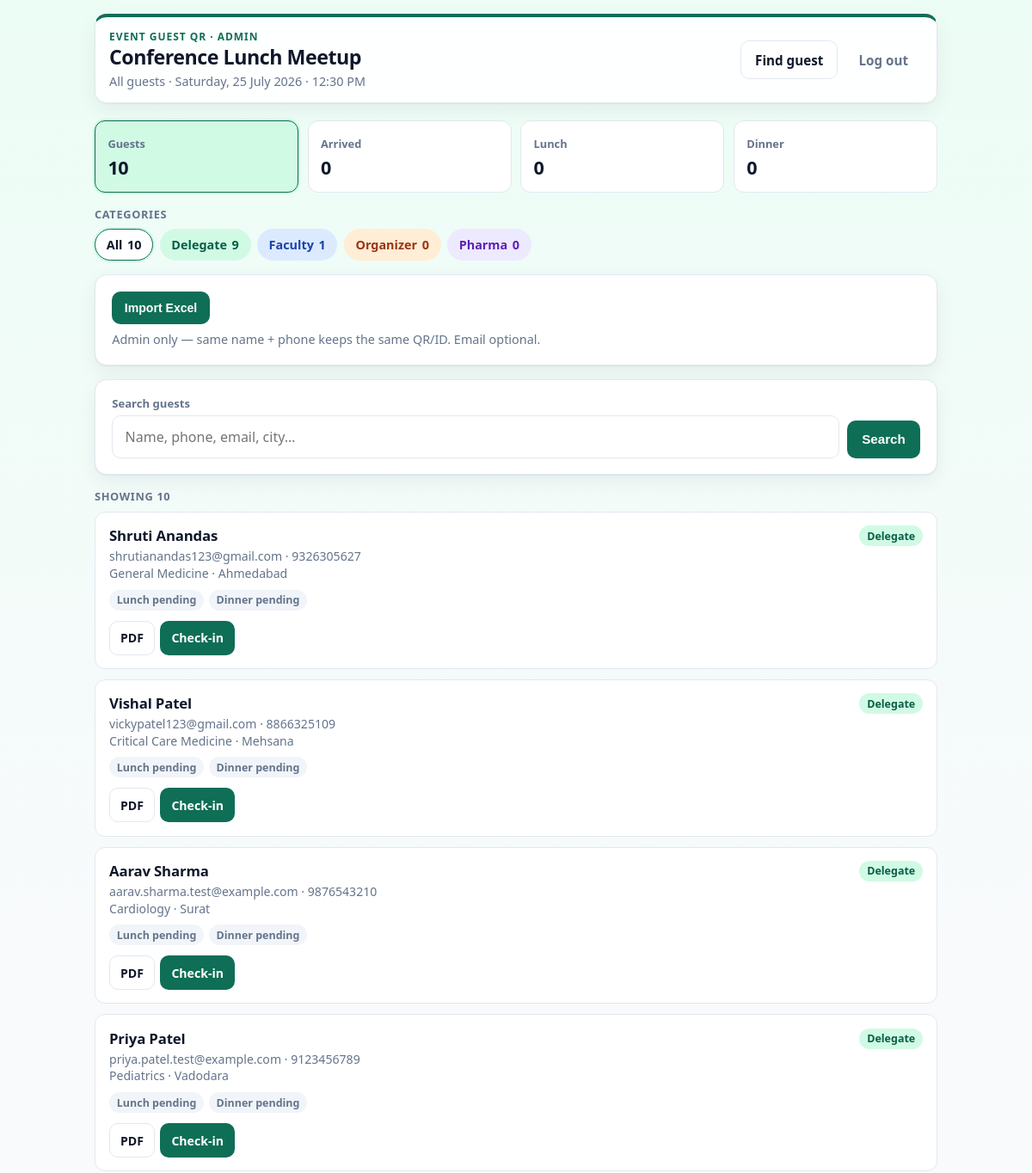
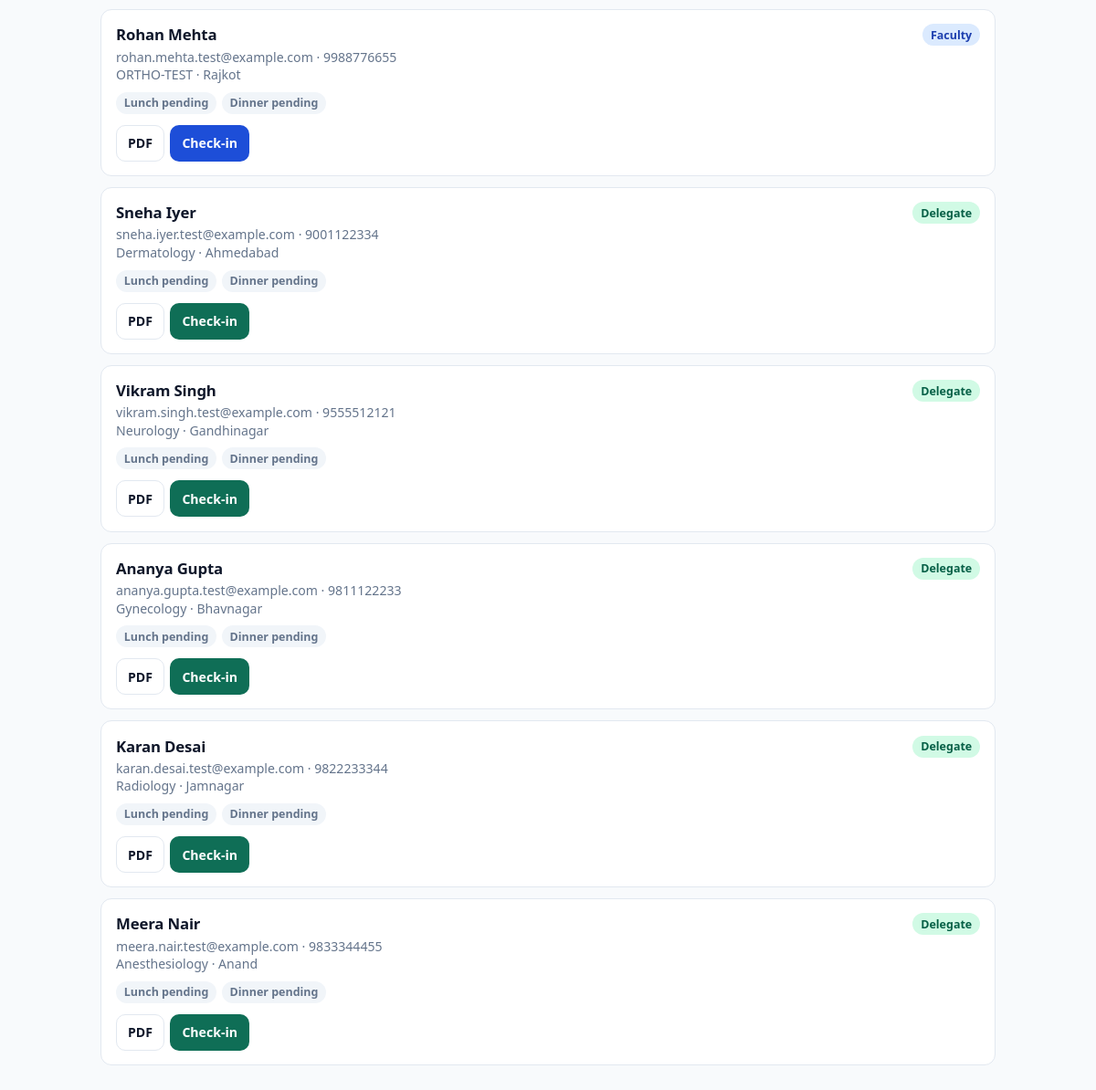
The page / (signed in) on the database its author committed (2 pictures, top to bottom).
### tables this page shows
CREATE TABLE guests (
            id INTEGER PRIMARY KEY AUTOINCREMENT,
            name TEXT NOT NULL,
            email TEXT NOT NULL,
            phone TEXT NOT NULL,
            meal TEXT NOT NULL,
            table_no TEXT NOT NULL,
            token TEXT NOT NULL UNIQUE,
            arrived INTEGER NOT NULL DEFAULT 0,
            arrived_at TEXT,
            lunch_claimed INTEGER NOT NULL DEFAULT 0,
            claimed_at TEXT,
            pdf_sent INTEGER NOT NULL DEFAULT 0,
            pdf_sent_at TEXT
        , dinner_claimed INTEGER NOT NULL DEFAULT 0, dinner_claimed_at TEXT, email_acked INTEGER NOT NULL DEFAULT 0, email_acked_at TEXT, specialty TEXT DEFAULT '', city TEXT DEFAULT '', designation TEXT DEFAULT '');

### app.py (the view, shortened to what this page needs)
@app.route("/")
@login_required
def home():
    q = (request.args.get("q") or "").strip()
    raw_cat = (request.args.get("category") or "").strip()
    category = (
        normalize_category(raw_cat)
        if raw_cat and raw_cat.lower() != "all"
        else ""
    )
    status = (request.args.get("status") or "").strip().lower()
    if status not in {"", "all", "arrived", "lunch", "dinner"}:
        status = ""
    if status == "all":
        status = ""
    conn = get_db()
    all_guests = conn.execute("SELECT * FROM guests ORDER BY id").fetchall()
    category_counts = {
        cat: sum(1 for g in all_guests if normalize_category(g["designation"]) == cat)
        for cat in CATEGORIES
    }
    scoped = list(all_guests)
    if category:
        scoped = [
            g for g in scoped if normalize_category(g["designation"]) == category
        ]
    arrived = sum(1 for g in scoped if g["arrived"])
    lunch_claimed = sum(1 for g in scoped if g["lunch_claimed"])
    dinner_claimed = sum(1 for g in scoped if g["dinner_claimed"])
    guests = scoped
    if status == "arrived":
        guests = [g for g in guests if g["arrived"]]
    elif status == "lunch":
        guests = [g for g in guests if g["lunch_claimed"]]
    elif status == "dinner":
        guests = [g for g in guests if g["dinner_claimed"]]
    conn.close()
    return render_template(
        "home.html",
        guests=guests,
        arrived=arrived,
        lunch_claimed=lunch_claimed,
        dinner_claimed=dinner_claimed,
        total=len(all_guests),
        scoped_total=len(scoped),
        shown=len(guests),
        q=q,
        category=category,
        status=status,
        category_counts=category_counts,
    )

### app.py (called while the page is built, shortened)
def normalize_category(value: str | None) -> str:
    raw = (value or "").strip()
    if not raw:
        return "Delegate"
    mapped = CATEGORY_ALIASES.get(raw.lower())
    if mapped:
        return mapped
    for cat in CATEGORIES:
        if raw.lower() == cat.lower():
            return cat
    return "Delegate"

def get_db() -> sqlite3.Connection:
    conn = sqlite3.connect(DB_PATH)
    conn.row_factory = sqlite3.Row
    return conn

def login_required(view):
    @wraps(view)
    def wrapped(*args, **kwargs):
        if not session.get("user"):
            return redirect(url_for("login", next=request.path))
        return view(*args, **kwargs)
    return wrapped

def load_email_config() -> dict | None:
    resend_key = os.environ.get("RESEND_API_KEY", "").strip()
    env_user = os.environ.get("SMTP_USER", "").strip()
    env_pass = os.environ.get("SMTP_PASSWORD", "").strip().replace(" ", "")
    return None

def email_is_configured() -> bool:
    try:
        return load_email_config() is not None
    except Exception:  # noqa: BLE001
        return False

@app.context_processor
def inject_event():
    role = session.get("role")
    return {
        "event_name": EVENT_NAME,
        "event_date": EVENT_DATE,
        "event_venue": EVENT_VENUE,
        "email_ready": email_is_configured(),
        "staff_logged_in": bool(session.get("user")),
        "is_admin": role == "admin",
        "user_role": role,
        "categories": CATEGORIES,
        "category_colors": CATEGORY_COLORS,
        "normalize_category": normalize_category,
        "category_style": category_style,
    }

### templates/home.html (shortened to what this page needs)
{% extends "base.html" %}
{% block body_class %}{% if category %}theme-{{ category|lower }}{% else %}theme-all{% endif %}{% endblock %}
{% block content %}
  <header class="app-header {% if category %}header-{{ category|lower }}{% else %}header-all{% endif %}">
    <div>
      <p class="brand">Event Guest QR · {{ user_role|default('staff')|capitalize }}</p>
      <h1>{{ event_name }}</h1>
      <p class="sub">
        {% if category %}{{ category }} list{% else %}All guests{% endif %}
        · {{ event_date }}
      </p>
    </div>
    <nav class="app-nav">
      <a class="btn secondary" href="{{ url_for('scan') }}">Find guest</a>
      <a class="btn ghost" href="{{ url_for('logout') }}">Log out</a>
    </nav>
  </header>
  <div class="stats stats-4">
    <a class="stat {% if not status %}active{% endif %}"
       href="{{ url_for('home', category=category or None, q=q or None) }}">
      <span>Guests</span><strong>{{ scoped_total }}</strong>
    </a>
    <a class="stat {% if status == 'arrived' %}active{% endif %}"
       href="{{ url_for('home', category=category or None, status='arrived', q=q or None) }}">
      <span>Arrived</span><strong>{{ arrived }}</strong>
    </a>
    <a class="stat {% if status == 'lunch' %}active{% endif %}"
       href="{{ url_for('home', category=category or None, status='lunch', q=q or None) }}">
      <span>Lunch</span><strong>{{ lunch_claimed }}</strong>
    </a>
    <a class="stat {% if status == 'dinner' %}active{% endif %}"
       href="{{ url_for('home', category=category or None, status='dinner', q=q or None) }}">
      <span>Dinner</span><strong>{{ dinner_claimed }}</strong>
    </a>
  </div>
  <p class="section-label">Categories</p>
  <div class="category-bar">
    <a class="cat-chip {% if not category %}active{% endif %}"
       href="{{ url_for('home', status=status or None, q=q or None) }}">
      All <strong>{{ total }}</strong>
    </a>
    {% for cat in categories %}
      <a class="cat-chip {{ category_colors[cat].css }} {% if category == cat %}active{% endif %}"
         href="{{ url_for('home', category=cat, status=status or None, q=q or None) }}">
        {{ cat }} <strong>{{ category_counts.get(cat, 0) }}</strong>
      </a>
    {% endfor %}
  </div>
  {% if is_admin and not category %}
    <div class="panel tools-compact">
      <form method="post" action="{{ url_for('upload_excel') }}" id="excel-upload-form" enctype="multipart/form-data">
        <button type="button" class="btn btn-sm" id="excel-import-btn">Import Excel</button>
      </form>
      <p class="help" style="margin-top: 0.45rem;">Admin only — same name + phone keeps the same QR/ID. Email optional.</p>
    </div>
  {% endif %}
  <div class="panel">
    <form method="get" action="{{ url_for('home') }}" class="search-bar">
      <label class="field">
        <span class="field-label">Search guests</span>
        <input type="search" name="q" value="{{ q or '' }}" placeholder="Name, phone, email, city…" autocomplete="off" />
      </label>
      <button class="btn" type="submit">Search</button>
    </form>
  </div>
  <p class="section-label">
    Showing {{ shown }}
  </p>
  <div class="guest-list">
    {% for g in guests %}
      {% set cat = normalize_category(g.designation) %}
      <article class="guest-card">
        <div class="guest-card-top">
          <div>
            <h3>{{ g.name }}</h3>
            <div class="guest-meta">
              {{ g.email }}{% if g.phone %} · {{ g.phone }}{% endif %}<br />
              {{ g.specialty or '—' }} · {{ g.city or '—' }}
            </div>
          </div>
          <span class="badge {{ category_colors[cat].css }}">{{ cat }}</span>
        </div>
        <div class="guest-status">
          {% if g.lunch_claimed %}<span class="badge claimed">Lunch done</span>{% else %}<span class="badge">Lunch pending</span>{% endif %}
          {% if g.dinner_claimed %}<span class="badge claimed">Dinner done</span>{% else %}<span class="badge">Dinner pending</span>{% endif %}
        </div>
        <div class="row-actions">
          <a class="btn secondary" href="{{ url_for('pdf_ticket', token=g.token) }}">PDF</a>
          <a class="btn checkin-btn {{ category_colors[cat].css }}" href="{{ url_for('checkin', token=g.token) }}">Check-in</a>
        </div>
      </article>
    {% else %}
      <div class="panel empty-state">No guests match this filter.</div>
    {% endfor %}
  </div>
{% endblock %}

### templates/base.html (shortened to what this page needs)
<!DOCTYPE html>
<html lang="en">
<head>
  <link rel="stylesheet" href="{{ url_for('static', filename='style.css') }}" />
</head>
<body class="{% block body_class %}{% endblock %}">
  <div class="wrap">
    {% block content %}{% endblock %}
  </div>
</body>
</html>

### rows shown on the page
guests: name "Shruti Anandas", email "shrutianandas123@gmail.com", phone "9326305627", specialty "General Medicine", city "Ahmedabad", designation "Delegate", lunch_claimed "Lunch pending", dinner_claimed "Dinner pending"
guests: name "Vishal Patel", email "vickypatel123@gmail.com", phone "8866325109", specialty "Critical Care Medicine", city "Mehsana", designation "Delegate", lunch_claimed "Lunch pending", dinner_claimed "Dinner pending"
guests: name "Aarav Sharma", email "aarav.sharma.test@example.com", phone "9876543210", specialty "Cardiology", city "Surat", designation "Delegate", lunch_claimed "Lunch pending", dinner_claimed "Dinner pending"
guests: name "Priya Patel", email "priya.patel.test@example.com", phone "9123456789", specialty "Pediatrics", city "Vadodara", designation "Delegate", lunch_claimed "Lunch pending", dinner_claimed "Dinner pending"
guests: name "Rohan Mehta", email "rohan.mehta.test@example.com", phone "9988776655", specialty "ORTHO-TEST", city "Rajkot", designation "Faculty", lunch_claimed "Lunch pending", dinner_claimed "Dinner pending"
guests: name "Sneha Iyer", email "sneha.iyer.test@example.com", phone "9001122334", specialty "Dermatology", city "Ahmedabad", designation "Delegate", lunch_claimed "Lunch pending", dinner_claimed "Dinner pending"
guests: name "Vikram Singh", email "vikram.singh.test@example.com", phone "9555512121", specialty "Neurology", city "Gandhinagar", designation "Delegate", lunch_claimed "Lunch pending", dinner_claimed "Dinner pending"
guests: name "Ananya Gupta", email "ananya.gupta.test@example.com", phone "9811122233", specialty "Gynecology", city "Bhavnagar", designation "Delegate", lunch_claimed "Lunch pending", dinner_claimed "Dinner pending"
guests: name "Karan Desai", email "karan.desai.test@example.com", phone "9822233344", specialty "Radiology", city "Jamnagar", designation "Delegate", lunch_claimed "Lunch pending", dinner_claimed "Dinner pending"
guests: name "Meera Nair", email "meera.nair.test@example.com", phone "9833344455", specialty "Anesthesiology", city "Anand", designation "Delegate", lunch_claimed "Lunch pending", dinner_claimed "Dinner pending"

### other values the page prints
{{ user_role|default('staff')|capitalize }} "ADMIN"
{{ event_name }} "Conference Lunch Meetup"
{{ event_date }} "Saturday, 25 July 2026 · 12:30 PM"
{{ scoped_total }} "10"
{{ arrived }} "0"
{{ lunch_claimed }} "0"
{{ dinner_claimed }} "0"
{{ total }} "10"
{{ cat }} "Delegate" "Faculty" "Organizer" "Pharma"
{{ category_counts.get(cat, 0) }} "9" "1" "0" "0"
{{ shown }} "10"
